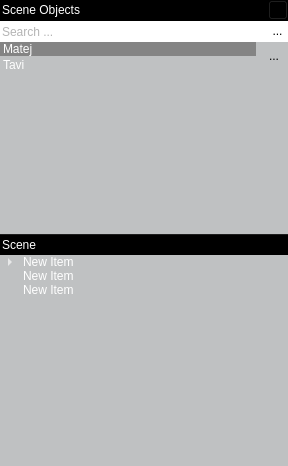
       <widget class="QWidget" name="m_pWidget2Scene" native="true">
        <property name="minimumSize">
         <size>
          <width>0</width>
          <height>9</height>
         </size>
        </property>
        <property name="maximumSize">
         <size>
          <width>16777215</width>
          <height>16777215</height>
         </size>
        </property>
        <layout class="QVBoxLayout" name="verticalLayout_27">
         <property name="spacing">
          <number>0</number>
         </property>
         <property name="leftMargin">
          <number>0</number>
         </property>
         <property name="topMargin">
          <number>0</number>
         </property>
         <property name="rightMargin">
          <number>0</number>
         </property>
         <property name="bottomMargin">
          <number>0</number>
         </property>
         <item>
          <widget class="QWidget" name="m_pWidgetSceneObjects" native="true">
           <property name="sizePolicy">
            <sizepolicy hsizetype="Expanding" vsizetype="Expanding">
             <horstretch>0</horstretch>
             <verstretch>0</verstretch>
            </sizepolicy>
           </property>
           <property name="styleSheet">
            <string notr="true">background-color:rgb(191,193,194);</string>
           </property>
           <layout class="QVBoxLayout" name="verticalLayout_7">
            <property name="spacing">
             <number>0</number>
            </property>
            <property name="leftMargin">
             <number>0</number>
            </property>
            <property name="topMargin">
             <number>0</number>
            </property>
            <property name="rightMargin">
             <number>0</number>
            </property>
            <property name="bottomMargin">
             <number>0</number>
            </property>
            <item>
             <widget class="QWidget" name="widget_14" native="true">
              <property name="sizePolicy">
               <sizepolicy hsizetype="Expanding" vsizetype="Fixed">
                <horstretch>0</horstretch>
                <verstretch>0</verstretch>
               </sizepolicy>
              </property>
              <property name="minimumSize">
               <size>
                <width>0</width>
                <height>21</height>
               </size>
              </property>
              <property name="maximumSize">
               <size>
                <width>2500</width>
                <height>21</height>
               </size>
              </property>
              <property name="styleSheet">
               <string notr="true">background-color:rgb(0, 0, 0)</string>
              </property>
              <layout class="QHBoxLayout" name="horizontalLayout_17">
               <property name="spacing">
                <number>0</number>
               </property>
               <property name="leftMargin">
                <number>0</number>
               </property>
               <property name="topMargin">
                <number>0</number>
               </property>
               <property name="rightMargin">
                <number>0</number>
               </property>
               <property name="bottomMargin">
                <number>0</number>
               </property>
               <item>
                <widget class="QLabel" name="label_45">
                 <property name="sizePolicy">
                  <sizepolicy hsizetype="Fixed" vsizetype="Fixed">
                   <horstretch>0</horstretch>
                   <verstretch>0</verstretch>
                  </sizepolicy>
                 </property>
                 <property name="styleSheet">
                  <string notr="true">color:rgb(255, 255, 255)</string>
                 </property>
                 <property name="text">
                  <string>Scene Objects</string>
                 </property>
                 <property name="indent">
                  <number>2</number>
                 </property>
                </widget>
               </item>
               <item>
                <spacer name="horizontalSpacer_7">
                 <property name="orientation">
                  <enum>Qt::Horizontal</enum>
                 </property>
                 <property name="sizeHint" stdset="0">
                  <size>
                   <width>2</width>
                   <height>20</height>
                  </size>
                 </property>
                </spacer>
               </item>
               <item>
                <widget class="QToolButton" name="m_pToolButtonSceneObject">
                 <property name="sizePolicy">
                  <sizepolicy hsizetype="Fixed" vsizetype="Fixed">
                   <horstretch>0</horstretch>
                   <verstretch>0</verstretch>
                  </sizepolicy>
                 </property>
                 <property name="maximumSize">
                  <size>
                   <width>20</width>
                   <height>20</height>
                  </size>
                 </property>
                 <property name="layoutDirection">
                  <enum>Qt::RightToLeft</enum>
                 </property>
                 <property name="text">
                  <string>...</string>
                 </property>
                 <property name="icon">
                  <iconset>
                   <normaloff>../../../Resources/Icons/close-icon.png</normaloff>../../../Resources/Icons/close-icon.png</iconset>
                 </property>
                 <property name="iconSize">
                  <size>
                   <width>10</width>
                   <height>10</height>
                  </size>
                 </property>
                </widget>
               </item>
              </layout>
             </widget>
            </item>
            <item>
             <widget class="QWidget" name="widget" native="true">
              <property name="sizePolicy">
               <sizepolicy hsizetype="Expanding" vsizetype="Expanding">
                <horstretch>0</horstretch>
                <verstretch>0</verstretch>
               </sizepolicy>
              </property>
              <property name="minimumSize">
               <size>
                <width>0</width>
                <height>21</height>
               </size>
              </property>
              <property name="maximumSize">
               <size>
                <width>16777215</width>
                <height>21</height>
               </size>
              </property>
              <property name="styleSheet">
               <string notr="true">background-color:white;</string>
              </property>
              <layout class="QHBoxLayout" name="horizontalLayout_25">
               <property name="spacing">
                <number>0</number>
               </property>
               <property name="sizeConstraint">
                <enum>QLayout::SetMaximumSize</enum>
               </property>
               <property name="leftMargin">
                <number>0</number>
               </property>
               <property name="topMargin">
                <number>0</number>
               </property>
               <property name="rightMargin">
                <number>0</number>
               </property>
               <property name="bottomMargin">
                <number>0</number>
               </property>
               <item>
                <widget class="QLineEdit" name="lineEdit_4">
                 <property name="sizePolicy">
                  <sizepolicy hsizetype="Expanding" vsizetype="Expanding">
                   <horstretch>0</horstretch>
                   <verstretch>0</verstretch>
                  </sizepolicy>
                 </property>
                 <property name="minimumSize">
                  <size>
                   <width>0</width>
                   <height>21</height>
                  </size>
                 </property>
                 <property name="maximumSize">
                  <size>
                   <width>16777215</width>
                   <height>21</height>
                  </size>
                 </property>
                 <property name="styleSheet">
                  <string notr="true">color:rgb(105,105,105);
background-color:transparent;
border-radius: 0px;
border:0px;</string>
                 </property>
                 <property name="frame">
                  <bool>false</bool>
                 </property>
                 <property name="placeholderText">
                  <string>Search ...</string>
                 </property>
                 <property name="cursorMoveStyle">
                  <enum>Qt::LogicalMoveStyle</enum>
                 </property>
                </widget>
               </item>
               <item>
                <widget class="QToolButton" name="toolButton_26">
                 <property name="minimumSize">
                  <size>
                   <width>21</width>
                   <height>0</height>
                  </size>
                 </property>
                 <property name="maximumSize">
                  <size>
                   <width>20</width>
                   <height>20</height>
                  </size>
                 </property>
                 <property name="autoFillBackground">
                  <bool>false</bool>
                 </property>
                 <property name="styleSheet">
                  <string notr="true">background-color:transparent;
border: 0px;</string>
                 </property>
                 <property name="text">
                  <string>...</string>
                 </property>
                 <property name="icon">
                  <iconset>
                   <normaloff>../../Resources/toolbar_find.png</normaloff>../../Resources/toolbar_find.png</iconset>
                 </property>
                 <property name="autoRaise">
                  <bool>true</bool>
                 </property>
                </widget>
               </item>
              </layout>
             </widget>
            </item>
            <item>
             <widget class="QWidget" name="m_pSearchListWidget" native="true">
              <property name="styleSheet">
               <string notr="true">background-color:rgb(191,193,194);</string>
              </property>
              <layout class="QHBoxLayout" name="horizontalLayout_4">
               <property name="leftMargin">
                <number>0</number>
               </property>
               <property name="topMargin">
                <number>0</number>
               </property>
               <property name="rightMargin">
                <number>0</number>
               </property>
               <property name="bottomMargin">
                <number>0</number>
               </property>
               <item>
                <widget class="QListWidget" name="listWidget">
                 <property name="enabled">
                  <bool>true</bool>
                 </property>
                 <property name="styleSheet">
                  <string notr="true">QListWidget {
	background-color:rgb(191,193,194);
	selection-background-color: rgb(132, 132, 132);
	color:rgb(255,255,255);
}

QListWidget::item:hover{background-color: rgb(132, 132, 132)}
</string>
                 </property>
                 <property name="frameShape">
                  <enum>QFrame::NoFrame</enum>
                 </property>
                 <property name="lineWidth">
                  <number>1</number>
                 </property>
                 <property name="midLineWidth">
                  <number>0</number>
                 </property>
                 <property name="tabKeyNavigation">
                  <bool>true</bool>
                 </property>
                 <property name="alternatingRowColors">
                  <bool>false</bool>
                 </property>
                 <property name="iconSize">
                  <size>
                   <width>0</width>
                   <height>0</height>
                  </size>
                 </property>
                 <property name="textElideMode">
                  <enum>Qt::ElideLeft</enum>
                 </property>
                 <property name="resizeMode">
                  <enum>QListView::Adjust</enum>
                 </property>
                 <property name="layoutMode">
                  <enum>QListView::SinglePass</enum>
                 </property>
                 <property name="spacing">
                  <number>1</number>
                 </property>
                 <property name="gridSize">
                  <size>
                   <width>0</width>
                   <height>16</height>
                  </size>
                 </property>
                 <property name="batchSize">
                  <number>100</number>
                 </property>
                 <property name="selectionRectVisible">
                  <bool>true</bool>
                 </property>
                 <property name="currentRow">
                  <number>0</number>
                 </property>
                 <property name="sortingEnabled">
                  <bool>true</bool>
                 </property>
                 <item>
                  <property name="text">
                   <string>Matej</string>
                  </property>
                 </item>
                 <item>
                  <property name="text">
                   <string>Tavi</string>
                  </property>
                 </item>
                </widget>
               </item>
               <item>
                <widget class="QFrame" name="verticalFrameSearch">
                 <property name="layoutDirection">
                  <enum>Qt::LeftToRight</enum>
                 </property>
                 <property name="styleSheet">
                  <string notr="true">alignment: center;</string>
                 </property>
                 <layout class="QVBoxLayout" name="verticalLayout_11">
                  <property name="leftMargin">
                   <number>0</number>
                  </property>
                  <property name="topMargin">
                   <number>2</number>
                  </property>
                  <property name="rightMargin">
                   <number>2</number>
                  </property>
                  <property name="bottomMargin">
                   <number>0</number>
                  </property>
                  <item>
                   <widget class="QToolButton" name="m_pSearchListWidgetButton">
                    <property name="maximumSize">
                     <size>
                      <width>24</width>
                      <height>24</height>
                     </size>
                    </property>
                    <property name="styleSheet">
                     <string notr="true">background-color:transparent;
alignment: center top;
margin: 2px;
background-color-pressed:darkgray;</string>
                    </property>
                    <property name="text">
                     <string>...</string>
                    </property>
                    <property name="icon">
                     <iconset>
                      <normaloff>../../../Resources/Icons/close-icon.png</normaloff>../../../Resources/Icons/close-icon.png</iconset>
                    </property>
                    <property name="iconSize">
                     <size>
                      <width>10</width>
                      <height>10</height>
                     </size>
                    </property>
                    <property name="autoRaise">
                     <bool>true</bool>
                    </property>
                   </widget>
                  </item>
                  <item>
                   <spacer name="verticalSpacer">
                    <property name="orientation">
                     <enum>Qt::Vertical</enum>
                    </property>
                    <property name="sizeHint" stdset="0">
                     <size>
                      <width>10</width>
                      <height>40</height>
                     </size>
                    </property>
                   </spacer>
                  </item>
                 </layout>
                </widget>
               </item>
              </layout>
             </widget>
            </item>
            <item>
             <widget class="QTreeWidget" name="treeWidget_3">
              <property name="enabled">
               <bool>true</bool>
              </property>
              <property name="sizePolicy">
               <sizepolicy hsizetype="Expanding" vsizetype="Expanding">
                <horstretch>0</horstretch>
                <verstretch>0</verstretch>
               </sizepolicy>
              </property>
              <property name="autoFillBackground">
               <bool>false</bool>
              </property>
              <property name="styleSheet">
               <string notr="true">QHeaderView::section {
	background-color: black;
	color: white;
	padding-left: 2px;
	height: 21px;
}

QTreeView {
	background: rgb(191,193,194);
	selection-background-color: rgb(132, 132, 132);
	color:rgb(255,255,255);
}

QTreeView::item:hover,QTreeView::item:selected {
	background-color: rgb(132,132,132);
}</string>
              </property>
              <property name="frameShape">
               <enum>QFrame::NoFrame</enum>
              </property>
              <property name="lineWidth">
               <number>0</number>
              </property>
              <property name="verticalScrollBarPolicy">
               <enum>Qt::ScrollBarAsNeeded</enum>
              </property>
              <property name="editTriggers">
               <set>QAbstractItemView::DoubleClicked|QAbstractItemView::EditKeyPressed|QAbstractItemView::SelectedClicked</set>
              </property>
              <property name="rootIsDecorated">
               <bool>true</bool>
              </property>
              <property name="uniformRowHeights">
               <bool>false</bool>
              </property>
              <property name="headerHidden">
               <bool>false</bool>
              </property>
              <attribute name="headerVisible">
               <bool>true</bool>
              </attribute>
              <attribute name="headerCascadingSectionResizes">
               <bool>true</bool>
              </attribute>
              <attribute name="headerHighlightSections">
               <bool>false</bool>
              </attribute>
              <column>
               <property name="text">
                <string>Scene</string>
               </property>
               <property name="background">
                <color alpha="0">
                 <red>0</red>
                 <green>0</green>
                 <blue>0</blue>
                </color>
               </property>
               <property name="foreground">
                <brush brushstyle="SolidPattern">
                 <color alpha="255">
                  <red>0</red>
                  <green>0</green>
                  <blue>0</blue>
                 </color>
                </brush>
               </property>
              </column>
              <item>
               <property name="text">
                <string>New Item</string>
               </property>
               <item>
                <property name="text">
                 <string>New Subitem</string>
                </property>
                <item>
                 <property name="text">
                  <string>New Subitem</string>
                 </property>
                </item>
               </item>
              </item>
              <item>
               <property name="text">
                <string>New Item</string>
               </property>
              </item>
              <item>
               <property name="text">
                <string>New Item</string>
               </property>
              </item>
             </widget>
            </item>
            <item>
             <spacer name="verticalSpacer_2">
              <property name="orientation">
               <enum>Qt::Vertical</enum>
              </property>
              <property name="sizeHint" stdset="0">
               <size>
                <width>20</width>
                <height>40</height>
               </size>
              </property>
             </spacer>
            </item>
           </layout>
          </widget>
         </item>
        </layout>
       </widget>
